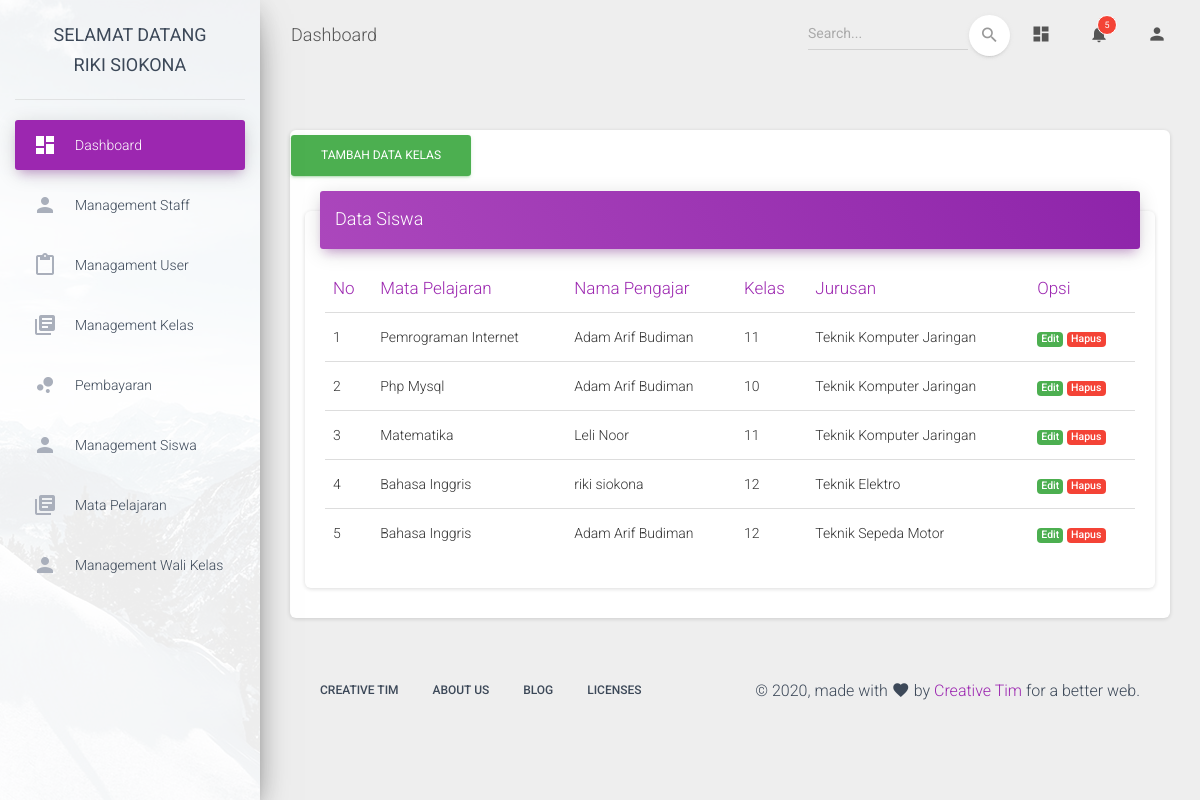
The page /admin/index.php?content=kelas (signed in) on the database its author committed.
### tables this page shows
CREATE TABLE `user` (
  `id_user` int(10) NOT NULL,
  `username` varchar(25) NOT NULL,
  `password` varchar(25) NOT NULL,
  `id_staf` varchar(10) NOT NULL,
  `level` varchar(20) NOT NULL
);

CREATE TABLE `staf_sekolah` (
  `id_staf` int(11) NOT NULL,
  `nama_staf` varchar(30) NOT NULL,
  `tempat_lahir` varchar(20) NOT NULL,
  `tgl_lahir` varchar(30) NOT NULL,
  `alamat` varchar(30) NOT NULL,
  `status_diri` varchar(20) NOT NULL,
  `pendidikan_terakhir` varchar(30) NOT NULL
);

CREATE TABLE `kelas` (
  `id_kelas` int(10) NOT NULL,
  `id_mapel` int(10) NOT NULL,
  `id_staf` int(10) NOT NULL,
  `kelas` varchar(20) NOT NULL,
  `jurusan` varchar(30) NOT NULL
);

CREATE TABLE `mata_pelajaran` (
  `id_mapel` int(10) NOT NULL,
  `nama_pelajaran` varchar(20) NOT NULL,
  `jenis_pelajaran` varchar(20) NOT NULL
);

### admin/kelas.php (the view, shortened to what this page needs)
<!DOCTYPE html>
<html lang="en">
<head>
</head>
<body>
<a class="btn btn-success" href="input-walikelas.php"> Tambah Data Kelas </a>
<div class="content">
        <div class="container-fluid">
          <div class="row">
            <div class="col-md-12">
              <div class="card">
                <div class="card-header card-header-primary">
                  <h4 class="card-title ">Data Siswa</h4>
                </div>
                <div class="card-body">
                  <div class="table-responsive">
                    <table class="table">
                      <thead class=" text-primary">
                        <th>No</th>
                        <th>Mata Pelajaran</th>
                        <th>Nama Pengajar</th>
                        <th>Kelas</th>
                        <th>Jurusan</th>
                        <th>Opsi</th>
                      </thead>
                      <tbody>
                        <?php
                            include 'koneksi.php';
                            $no = 1;
                            $select = mysqli_query($conn, "SELECT a.*, b.*,c.* FROM kelas a JOIN staf_sekolah b on a.id_staf = b.id_staf JOIN mata_pelajaran c on a.id_mapel =c.id_mapel");
                            while($hasil = mysqli_fetch_array($select)){
                        ?>
                        <tr>
                        <td>
                            <?php echo $no++ ?>
                        </td>
                        <td>
                            <?php echo $hasil['nama_pelajaran'] ?>
                        </td>
                        <td>
                            <?php echo $hasil['nama_staf'] ?>
                        </td>
                        <td>
                            <?php echo $hasil['kelas'] ?>
                        </td>
                        <td>
                            <?php echo $hasil['jurusan'] ?>
                        </td>
                        <td>
                            <a href="edit-kelas.php?id_kelas=<?php echo $hasil['id_kelas'] ?>" class="badge badge-success"> Edit </a>
                            <a href="../config/hapus-kelas.php?id_kelas=<?php echo $hasil['id_kelas'] ?> " class="badge badge-danger"> Hapus </a>
                        </td>
                        <?php } ?>
                        </tr>
                      </tbody>
                    </table>
                  </div>
                </div>
              </div>
            </div>
          </div>
        </div>
      </div>
</body>
</html>

### admin/index.php (shortened to what this page needs)
<?php
  include '../config/koneksi.php';
  $id_staf  = $_SESSION['id_staf'];
  $sql      = "SELECT a.*, b.* FROM user a INNER join staf_sekolah b ON a.id_staf = b.id_staf WHERE a.id_staf=$id_staf ";
  $query    = mysqli_query($conn, $sql)or die(mysqli_error());
  $data     = mysqli_fetch_array($query);
  if(isset($_GET['content'])) $content = $_GET['content'];
  else $content = "index";
?>
<!DOCTYPE html>
<html lang="en">
<head>
  <link rel="stylesheet" href="https://maxcdn.bootstrapcdn.com/font-awesome/latest/css/font-awesome.min.css">
  <link href="../assets/css/material-dashboard.css?v=2.1.2" rel="stylesheet" />
  <link href="../assets/demo/demo.css" rel="stylesheet" />
</head>
<body class="">
  <div class="wrapper ">
    <div class="sidebar" data-color="purple" data-background-color="white" data-image="../assets/img/sidebar-1.jpg">
      <div class="logo"><a href="#" class="simple-text logo-normal">
          Selamat Datang <br> <?= $data['nama_staf']?>
        </a></div>
      <div class="sidebar-wrapper">
        <ul class="nav">
          <li class="nav-item active  ">
            <a class="nav-link" href="index.php?content=dashboard">
              <i class="material-icons">dashboard</i>
              <p>Dashboard</p>
            </a>
          </li>
          <li class="nav-item ">
            <a class="nav-link" href="index.php?content=staff">
              <i class="material-icons">person</i>
              <p> Management Staff </p>
            </a>
          </li>
          <li class="nav-item ">
            <a class="nav-link" href="index.php?content=user">
              <i class="material-icons">content_paste</i>
              <p> Managament User </p>
            </a>
          </li>
          <li class="nav-item ">
            <a class="nav-link" href="index.php?content=kelas">
              <i class="material-icons">library_books</i>
              <p> Management Kelas </p>
            </a>
          </li>
          <li class="nav-item ">
            <a class="nav-link" href="index.php?content=pembayaran">
              <i class="material-icons">bubble_chart</i>
              <p> Pembayaran </p>
            </a>
            <li class="nav-item ">
            <a class="nav-link" href="index.php?content=siswa">
              <i class="material-icons">person</i>
              <p> Management Siswa </p>
            </a>
            <li class="nav-item ">
            <a class="nav-link" href="index.php?content=mapel">
              <i class="material-icons">library_books</i>
              <p> Mata Pelajaran </p>
            </a>
            <li class="nav-item ">
            <a class="nav-link" href="index.php?content=wali">
              <i class="material-icons">person</i>
              <p> Management Wali Kelas </p>
            </a>
        </ul>
      </div>
    </div>
    <div class="main-panel">
      <nav class="navbar navbar-expand-lg navbar-transparent navbar-absolute fixed-top ">
        <div class="container-fluid">
          <div class="navbar-wrapper">
            <a class="navbar-brand" href="javascript:;">Dashboard</a>
          </div>
          <div class="collapse navbar-collapse justify-content-end">
            <form class="navbar-form">
              <div class="input-group no-border">
                <input type="text" value="" class="form-control" placeholder="Search...">
                <button type="submit" class="btn btn-white btn-round btn-just-icon">
                  <i class="material-icons">search</i>
                  <div class="ripple-container"></div>
                </button>
              </div>
            </form>
            <ul class="navbar-nav">
              <li class="nav-item">
                <a class="nav-link" href="javascript:;">
                  <i class="material-icons">dashboard</i>
                </a>
              </li>
              <li class="nav-item dropdown">
                <a class="nav-link" href="http://example.com" id="navbarDropdownMenuLink" data-toggle="dropdown" aria-haspopup="true" aria-expanded="false">
                  <i class="material-icons">notifications</i>
                  <span class="notification">5</span>
                </a>
              </li>
              <li class="nav-item dropdown">
                <a class="nav-link" href="javascript:;" id="navbarDropdownProfile" data-toggle="dropdown" aria-haspopup="true" aria-expanded="false">
                  <i class="material-icons">person</i>
                </a>
              </li>
            </ul>
          </div>
        </div>
      </nav>
      <div class="content">
            <div class="container-fluid">
                <div class="row">
                    <div class="col-md-12">
                        <div class="card">
                            <div class="content">
                                <?php
                                if ($content=='kelas')
                                    include 'kelas.php';
                                ?>
                                </div>
                            </div>
                        </div>
                    </div>
      <footer class="footer">
        <div class="container-fluid">
          <nav class="float-left">
            <ul>
              <li>
                <a href="https://www.creative-tim.com">
                  Creative Tim
                </a>
              </li>
              <li>
                <a href="https://creative-tim.com/presentation">
                  About Us
                </a>
              </li>
              <li>
                <a href="http://blog.creative-tim.com">
                  Blog
                </a>
              </li>
              <li>
                <a href="https://www.creative-tim.com/license">
                  Licenses
                </a>
              </li>
            </ul>
          </nav>
          <div class="copyright float-right">
            &copy;
            , made with <i class="material-icons">favorite</i> by
            <a href="https://www.creative-tim.com" target="_blank">Creative Tim</a> for a better web.
          </div>
        </div>
      </footer>
    </div>
  </div>
</body>
</html>

### rows shown on the page
user: id_staf.nama_staf "RIKI SIOKONA"
kelas: id_mapel.nama_pelajaran "Pemrograman Internet", id_staf.nama_staf "Adam Arif Budiman", kelas "11", jurusan "Teknik Komputer Jaringan"
kelas: id_mapel.nama_pelajaran "Php Mysql", id_staf.nama_staf "Adam Arif Budiman", kelas "10", jurusan "Teknik Komputer Jaringan"
kelas: id_mapel.nama_pelajaran "Matematika", id_staf.nama_staf "Leli Noor", kelas "11", jurusan "Teknik Komputer Jaringan"
kelas: id_mapel.nama_pelajaran "Bahasa Inggris", id_staf.nama_staf "riki siokona", kelas "12", jurusan "Teknik Elektro"
kelas: id_mapel.nama_pelajaran "Bahasa Inggris", id_staf.nama_staf "Adam Arif Budiman", kelas "12", jurusan "Teknik Sepeda Motor"
